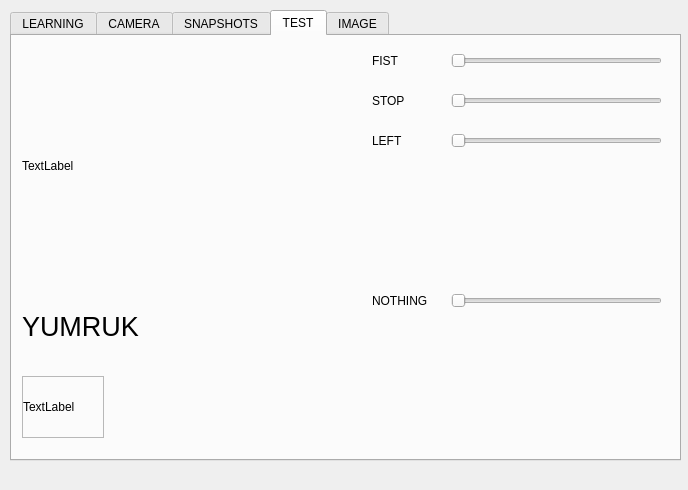
<?xml version="1.0" encoding="UTF-8"?>
<ui version="4.0">
 <class>MainWindow</class>
 <widget class="QMainWindow" name="MainWindow">
  <property name="geometry">
   <rect>
    <x>0</x>
    <y>0</y>
    <width>688</width>
    <height>490</height>
   </rect>
  </property>
  <property name="windowTitle">
   <string>MainWindow</string>
  </property>
  <widget class="QWidget" name="centralWidget">
   <widget class="QTabWidget" name="tabWidget">
    <property name="geometry">
     <rect>
      <x>10</x>
      <y>10</y>
      <width>671</width>
      <height>451</height>
     </rect>
    </property>
    <property name="currentIndex">
     <number>3</number>
    </property>
    <widget class="QWidget" name="tab">
     <attribute name="title">
      <string>LEARNING</string>
     </attribute>
     <widget class="QLabel" name="label_76800_1024_1024_6_train_status_2">
      <property name="geometry">
       <rect>
        <x>10</x>
        <y>290</y>
        <width>500</width>
        <height>20</height>
       </rect>
      </property>
      <property name="text">
       <string>-----------------</string>
      </property>
     </widget>
     <widget class="QPushButton" name="pushButton_76800_1024_1024_6_save_weights">
      <property name="geometry">
       <rect>
        <x>10</x>
        <y>190</y>
        <width>211</width>
        <height>30</height>
       </rect>
      </property>
      <property name="text">
       <string>Save Weights</string>
      </property>
     </widget>
     <widget class="QLabel" name="label_76800_1024_1024_6_save_weights">
      <property name="geometry">
       <rect>
        <x>230</x>
        <y>190</y>
        <width>200</width>
        <height>30</height>
       </rect>
      </property>
      <property name="text">
       <string>-----------------</string>
      </property>
     </widget>
     <widget class="QPushButton" name="pushButton_76800_1024_1024_6_train">
      <property name="geometry">
       <rect>
        <x>10</x>
        <y>100</y>
        <width>211</width>
        <height>30</height>
       </rect>
      </property>
      <property name="text">
       <string>Train</string>
      </property>
     </widget>
     <widget class="QLabel" name="label_76800_1024_1024_6_train_status">
      <property name="geometry">
       <rect>
        <x>10</x>
        <y>270</y>
        <width>500</width>
        <height>20</height>
       </rect>
      </property>
      <property name="text">
       <string>-----------------</string>
      </property>
     </widget>
     <widget class="QPushButton" name="pushButton_76800_1024_1024_6_load_saved_weights">
      <property name="geometry">
       <rect>
        <x>10</x>
        <y>70</y>
        <width>211</width>
        <height>30</height>
       </rect>
      </property>
      <property name="text">
       <string>Load Saved Weights</string>
      </property>
     </widget>
     <widget class="QLabel" name="label_76800_1024_1024_6_load_saved_weights">
      <property name="geometry">
       <rect>
        <x>230</x>
        <y>70</y>
        <width>200</width>
        <height>30</height>
       </rect>
      </property>
      <property name="text">
       <string>-----------------</string>
      </property>
     </widget>
     <widget class="QLabel" name="label_hand_two_2">
      <property name="geometry">
       <rect>
        <x>230</x>
        <y>230</y>
        <width>30</width>
        <height>30</height>
       </rect>
      </property>
      <property name="text">
       <string>X</string>
      </property>
      <property name="alignment">
       <set>Qt::AlignCenter</set>
      </property>
     </widget>
     <widget class="QLabel" name="label_76800_1024_1024_6_test">
      <property name="geometry">
       <rect>
        <x>230</x>
        <y>130</y>
        <width>200</width>
        <height>30</height>
       </rect>
      </property>
      <property name="text">
       <string>-----------------</string>
      </property>
     </widget>
     <widget class="QLabel" name="label_76800_1024_1024_6_random_initilize">
      <property name="geometry">
       <rect>
        <x>230</x>
        <y>40</y>
        <width>200</width>
        <height>30</height>
       </rect>
      </property>
      <property name="text">
       <string>-----------------</string>
      </property>
     </widget>
     <widget class="QLabel" name="label_76800_1024_1024_6_train">
      <property name="geometry">
       <rect>
        <x>230</x>
        <y>100</y>
        <width>200</width>
        <height>30</height>
       </rect>
      </property>
      <property name="text">
       <string>-----------------</string>
      </property>
     </widget>
     <widget class="QDoubleSpinBox" name="doubleSpinBox">
      <property name="geometry">
       <rect>
        <x>110</x>
        <y>230</y>
        <width>120</width>
        <height>30</height>
       </rect>
      </property>
      <property name="font">
       <font>
        <pointsize>16</pointsize>
       </font>
      </property>
      <property name="decimals">
       <number>6</number>
      </property>
      <property name="maximum">
       <double>10.000000000000000</double>
      </property>
      <property name="singleStep">
       <double>0.000001000000000</double>
      </property>
      <property name="value">
       <double>0.000001000000000</double>
      </property>
     </widget>
     <widget class="QDoubleSpinBox" name="doubleSpinBox_2">
      <property name="geometry">
       <rect>
        <x>260</x>
        <y>230</y>
        <width>120</width>
        <height>30</height>
       </rect>
      </property>
      <property name="font">
       <font>
        <pointsize>16</pointsize>
       </font>
      </property>
      <property name="decimals">
       <number>6</number>
      </property>
      <property name="maximum">
       <double>10.000000000000000</double>
      </property>
      <property name="singleStep">
       <double>0.000001000000000</double>
      </property>
      <property name="value">
       <double>1.000000000000000</double>
      </property>
     </widget>
     <widget class="QLabel" name="label_76800_1024_1024_6_test_2">
      <property name="geometry">
       <rect>
        <x>10</x>
        <y>230</y>
        <width>100</width>
        <height>30</height>
       </rect>
      </property>
      <property name="text">
       <string>Learning Rate</string>
      </property>
     </widget>
     <widget class="QPushButton" name="pushButton_76800_1024_1024_6_test">
      <property name="geometry">
       <rect>
        <x>10</x>
        <y>130</y>
        <width>211</width>
        <height>30</height>
       </rect>
      </property>
      <property name="text">
       <string>Test</string>
      </property>
     </widget>
     <widget class="QPushButton" name="pushButton_76800_1024_1024_6_random_initilize">
      <property name="geometry">
       <rect>
        <x>10</x>
        <y>40</y>
        <width>211</width>
        <height>30</height>
       </rect>
      </property>
      <property name="text">
       <string>Random Initilize</string>
      </property>
     </widget>
     <widget class="QPushButton" name="pushButton_76800_1024_1024_6_stop_train">
      <property name="geometry">
       <rect>
        <x>560</x>
        <y>80</y>
        <width>100</width>
        <height>30</height>
       </rect>
      </property>
      <property name="text">
       <string>Stop Train</string>
      </property>
     </widget>
     <widget class="QLabel" name="label_76800_1024_1024_6_train_status_3">
      <property name="geometry">
       <rect>
        <x>10</x>
        <y>310</y>
        <width>500</width>
        <height>20</height>
       </rect>
      </property>
      <property name="text">
       <string>-----------------</string>
      </property>
     </widget>
     <widget class="QFrame" name="frame">
      <property name="geometry">
       <rect>
        <x>580</x>
        <y>10</y>
        <width>82</width>
        <height>62</height>
       </rect>
      </property>
      <property name="frameShape">
       <enum>QFrame::StyledPanel</enum>
      </property>
      <property name="frameShadow">
       <enum>QFrame::Raised</enum>
      </property>
      <widget class="QLabel" name="label_video_small_monochrome_4">
       <property name="geometry">
        <rect>
         <x>1</x>
         <y>1</y>
         <width>80</width>
         <height>60</height>
        </rect>
       </property>
       <property name="text">
        <string>TextLabel</string>
       </property>
      </widget>
     </widget>
     <widget class="QLabel" name="label_76800_1024_1024_6_prepare_io">
      <property name="geometry">
       <rect>
        <x>230</x>
        <y>10</y>
        <width>200</width>
        <height>30</height>
       </rect>
      </property>
      <property name="text">
       <string>-----------------</string>
      </property>
     </widget>
     <widget class="QPushButton" name="pushButton_76800_1024_1024_6_prepare_io">
      <property name="geometry">
       <rect>
        <x>10</x>
        <y>10</y>
        <width>211</width>
        <height>30</height>
       </rect>
      </property>
      <property name="text">
       <string>Prepare IO Pairs</string>
      </property>
     </widget>
     <widget class="QPushButton" name="pushButton_select_tester">
      <property name="geometry">
       <rect>
        <x>560</x>
        <y>120</y>
        <width>100</width>
        <height>30</height>
       </rect>
      </property>
      <property name="text">
       <string>Select Tester</string>
      </property>
     </widget>
     <widget class="QLabel" name="label_76800_1024_1024_6_train_status_4">
      <property name="geometry">
       <rect>
        <x>10</x>
        <y>330</y>
        <width>500</width>
        <height>20</height>
       </rect>
      </property>
      <property name="text">
       <string>-----------------</string>
      </property>
     </widget>
    </widget>
    <widget class="QWidget" name="tab_2">
     <attribute name="title">
      <string>CAMERA</string>
     </attribute>
     <widget class="QLabel" name="label_video">
      <property name="geometry">
       <rect>
        <x>10</x>
        <y>10</y>
        <width>320</width>
        <height>240</height>
       </rect>
      </property>
      <property name="text">
       <string>TextLabel</string>
      </property>
     </widget>
     <widget class="QLabel" name="label_video_greyscale">
      <property name="geometry">
       <rect>
        <x>340</x>
        <y>10</y>
        <width>320</width>
        <height>240</height>
       </rect>
      </property>
      <property name="text">
       <string>TextLabel</string>
      </property>
     </widget>
     <widget class="QPushButton" name="pushButton_shot">
      <property name="geometry">
       <rect>
        <x>30</x>
        <y>300</y>
        <width>91</width>
        <height>31</height>
       </rect>
      </property>
      <property name="text">
       <string>SHOT</string>
      </property>
     </widget>
     <widget class="QPushButton" name="pushButton_start_stream">
      <property name="geometry">
       <rect>
        <x>20</x>
        <y>260</y>
        <width>121</width>
        <height>31</height>
       </rect>
      </property>
      <property name="text">
       <string>START STREAM</string>
      </property>
     </widget>
     <widget class="QGroupBox" name="groupBox">
      <property name="geometry">
       <rect>
        <x>400</x>
        <y>260</y>
        <width>251</width>
        <height>150</height>
       </rect>
      </property>
      <property name="title">
       <string>FILTER</string>
      </property>
      <widget class="QSpinBox" name="spinBox_blue_max">
       <property name="geometry">
        <rect>
         <x>170</x>
         <y>110</y>
         <width>71</width>
         <height>31</height>
        </rect>
       </property>
       <property name="maximum">
        <number>255</number>
       </property>
      </widget>
      <widget class="QSpinBox" name="spinBox_green_max">
       <property name="geometry">
        <rect>
         <x>170</x>
         <y>70</y>
         <width>71</width>
         <height>31</height>
        </rect>
       </property>
       <property name="maximum">
        <number>255</number>
       </property>
      </widget>
      <widget class="QSpinBox" name="spinBox_blue_min">
       <property name="geometry">
        <rect>
         <x>80</x>
         <y>110</y>
         <width>71</width>
         <height>31</height>
        </rect>
       </property>
       <property name="maximum">
        <number>255</number>
       </property>
      </widget>
      <widget class="QLabel" name="label_4">
       <property name="geometry">
        <rect>
         <x>10</x>
         <y>110</y>
         <width>67</width>
         <height>31</height>
        </rect>
       </property>
       <property name="text">
        <string>BLUE</string>
       </property>
      </widget>
      <widget class="QLabel" name="label_3">
       <property name="geometry">
        <rect>
         <x>10</x>
         <y>70</y>
         <width>67</width>
         <height>31</height>
        </rect>
       </property>
       <property name="text">
        <string>GREEN</string>
       </property>
      </widget>
      <widget class="QSpinBox" name="spinBox_green_min">
       <property name="geometry">
        <rect>
         <x>80</x>
         <y>70</y>
         <width>71</width>
         <height>31</height>
        </rect>
       </property>
       <property name="maximum">
        <number>255</number>
       </property>
      </widget>
      <widget class="QSpinBox" name="spinBox_red_min">
       <property name="geometry">
        <rect>
         <x>80</x>
         <y>30</y>
         <width>71</width>
         <height>31</height>
        </rect>
       </property>
       <property name="maximum">
        <number>255</number>
       </property>
      </widget>
      <widget class="QLabel" name="label_2">
       <property name="geometry">
        <rect>
         <x>10</x>
         <y>30</y>
         <width>67</width>
         <height>31</height>
        </rect>
       </property>
       <property name="text">
        <string>RED</string>
       </property>
      </widget>
      <widget class="QSpinBox" name="spinBox_red_max">
       <property name="geometry">
        <rect>
         <x>170</x>
         <y>30</y>
         <width>71</width>
         <height>31</height>
        </rect>
       </property>
       <property name="maximum">
        <number>255</number>
       </property>
      </widget>
     </widget>
     <widget class="QFrame" name="frame_2">
      <property name="geometry">
       <rect>
        <x>300</x>
        <y>260</y>
        <width>82</width>
        <height>62</height>
       </rect>
      </property>
      <property name="frameShape">
       <enum>QFrame::StyledPanel</enum>
      </property>
      <property name="frameShadow">
       <enum>QFrame::Raised</enum>
      </property>
      <widget class="QLabel" name="label_video_small_monochrome">
       <property name="geometry">
        <rect>
         <x>1</x>
         <y>1</y>
         <width>80</width>
         <height>60</height>
        </rect>
       </property>
       <property name="text">
        <string>TextLabel</string>
       </property>
      </widget>
     </widget>
    </widget>
    <widget class="QWidget" name="tab_3">
     <attribute name="title">
      <string>SNAPSHOTS</string>
     </attribute>
     <widget class="QFrame" name="frame_3">
      <property name="geometry">
       <rect>
        <x>570</x>
        <y>10</y>
        <width>82</width>
        <height>62</height>
       </rect>
      </property>
      <property name="frameShape">
       <enum>QFrame::StyledPanel</enum>
      </property>
      <property name="frameShadow">
       <enum>QFrame::Raised</enum>
      </property>
      <widget class="QLabel" name="label_video_small_monochrome_2">
       <property name="geometry">
        <rect>
         <x>1</x>
         <y>1</y>
         <width>80</width>
         <height>60</height>
        </rect>
       </property>
       <property name="text">
        <string>TextLabel</string>
       </property>
      </widget>
     </widget>
     <widget class="QGroupBox" name="groupBox_3">
      <property name="geometry">
       <rect>
        <x>10</x>
        <y>10</y>
        <width>165</width>
        <height>311</height>
       </rect>
      </property>
      <property name="title">
       <string>Automatic</string>
      </property>
      <widget class="QSpinBox" name="spinBox_snapshot_fist_last">
       <property name="geometry">
        <rect>
         <x>70</x>
         <y>70</y>
         <width>60</width>
         <height>30</height>
        </rect>
       </property>
       <property name="font">
        <font>
         <pointsize>14</pointsize>
        </font>
       </property>
       <property name="minimum">
        <number>1</number>
       </property>
       <property name="maximum">
        <number>1000</number>
       </property>
      </widget>
      <widget class="QPushButton" name="pushButton_snapshot_stop_automatic">
       <property name="geometry">
        <rect>
         <x>10</x>
         <y>110</y>
         <width>60</width>
         <height>31</height>
        </rect>
       </property>
       <property name="text">
        <string>STOP</string>
       </property>
      </widget>
      <widget class="QPushButton" name="pushButton_snapshot_left_automatic">
       <property name="geometry">
        <rect>
         <x>10</x>
         <y>150</y>
         <width>60</width>
         <height>31</height>
        </rect>
       </property>
       <property name="text">
        <string>LEFT</string>
       </property>
      </widget>
      <widget class="QPushButton" name="pushButton_snapshot_fist_automatic">
       <property name="geometry">
        <rect>
         <x>10</x>
         <y>70</y>
         <width>60</width>
         <height>31</height>
        </rect>
       </property>
       <property name="text">
        <string>FIST</string>
       </property>
      </widget>
      <widget class="QSpinBox" name="spinBox_snapshot_stop_last">
       <property name="geometry">
        <rect>
         <x>70</x>
         <y>110</y>
         <width>60</width>
         <height>30</height>
        </rect>
       </property>
       <property name="font">
        <font>
         <pointsize>14</pointsize>
        </font>
       </property>
       <property name="minimum">
        <number>1</number>
       </property>
       <property name="maximum">
        <number>1000</number>
       </property>
      </widget>
      <widget class="QSpinBox" name="spinBox_snapshot_left_last">
       <property name="geometry">
        <rect>
         <x>70</x>
         <y>150</y>
         <width>60</width>
         <height>30</height>
        </rect>
       </property>
       <property name="font">
        <font>
         <pointsize>14</pointsize>
        </font>
       </property>
       <property name="minimum">
        <number>1</number>
       </property>
       <property name="maximum">
        <number>1000</number>
       </property>
      </widget>
      <widget class="QLabel" name="label_snap_auto_fist">
       <property name="geometry">
        <rect>
         <x>130</x>
         <y>70</y>
         <width>30</width>
         <height>30</height>
        </rect>
       </property>
       <property name="text">
        <string>------</string>
       </property>
      </widget>
      <widget class="QLabel" name="label_snap_auto_stop">
       <property name="geometry">
        <rect>
         <x>130</x>
         <y>110</y>
         <width>30</width>
         <height>30</height>
        </rect>
       </property>
       <property name="text">
        <string>------</string>
       </property>
      </widget>
      <widget class="QLabel" name="label_snap_auto_left">
       <property name="geometry">
        <rect>
         <x>130</x>
         <y>150</y>
         <width>30</width>
         <height>30</height>
        </rect>
       </property>
       <property name="text">
        <string>------</string>
       </property>
      </widget>
     </widget>
     <widget class="QFrame" name="frame_7">
      <property name="geometry">
       <rect>
        <x>330</x>
        <y>80</y>
        <width>322</width>
        <height>242</height>
       </rect>
      </property>
      <property name="frameShape">
       <enum>QFrame::StyledPanel</enum>
      </property>
      <property name="frameShadow">
       <enum>QFrame::Raised</enum>
      </property>
      <widget class="QLabel" name="label_video_greyscale_2">
       <property name="geometry">
        <rect>
         <x>1</x>
         <y>1</y>
         <width>320</width>
         <height>240</height>
        </rect>
       </property>
       <property name="text">
        <string>TextLabel</string>
       </property>
      </widget>
     </widget>
    </widget>
    <widget class="QWidget" name="tab_4">
     <attribute name="title">
      <string>TEST</string>
     </attribute>
     <widget class="QLabel" name="label_video_original_2">
      <property name="geometry">
       <rect>
        <x>10</x>
        <y>10</y>
        <width>320</width>
        <height>240</height>
       </rect>
      </property>
      <property name="text">
       <string>TextLabel</string>
      </property>
     </widget>
     <widget class="QLabel" name="label_result">
      <property name="geometry">
       <rect>
        <x>10</x>
        <y>260</y>
        <width>301</width>
        <height>61</height>
       </rect>
      </property>
      <property name="font">
       <font>
        <pointsize>20</pointsize>
       </font>
      </property>
      <property name="text">
       <string>YUMRUK</string>
      </property>
     </widget>
     <widget class="QLabel" name="label_5">
      <property name="geometry">
       <rect>
        <x>360</x>
        <y>10</y>
        <width>67</width>
        <height>30</height>
       </rect>
      </property>
      <property name="text">
       <string>FIST</string>
      </property>
     </widget>
     <widget class="QSlider" name="horizontalSlider_fist">
      <property name="geometry">
       <rect>
        <x>439</x>
        <y>10</y>
        <width>211</width>
        <height>30</height>
       </rect>
      </property>
      <property name="orientation">
       <enum>Qt::Horizontal</enum>
      </property>
     </widget>
     <widget class="QSlider" name="horizontalSlider_stop">
      <property name="geometry">
       <rect>
        <x>439</x>
        <y>50</y>
        <width>211</width>
        <height>30</height>
       </rect>
      </property>
      <property name="orientation">
       <enum>Qt::Horizontal</enum>
      </property>
     </widget>
     <widget class="QLabel" name="label_6">
      <property name="geometry">
       <rect>
        <x>360</x>
        <y>50</y>
        <width>67</width>
        <height>30</height>
       </rect>
      </property>
      <property name="text">
       <string>STOP</string>
      </property>
     </widget>
     <widget class="QSlider" name="horizontalSlider_left">
      <property name="geometry">
       <rect>
        <x>439</x>
        <y>90</y>
        <width>211</width>
        <height>30</height>
       </rect>
      </property>
      <property name="orientation">
       <enum>Qt::Horizontal</enum>
      </property>
     </widget>
     <widget class="QLabel" name="label_8">
      <property name="geometry">
       <rect>
        <x>360</x>
        <y>90</y>
        <width>67</width>
        <height>30</height>
       </rect>
      </property>
      <property name="text">
       <string>LEFT</string>
      </property>
     </widget>
     <widget class="QFrame" name="frame_6">
      <property name="geometry">
       <rect>
        <x>10</x>
        <y>340</y>
        <width>82</width>
        <height>62</height>
       </rect>
      </property>
      <property name="frameShape">
       <enum>QFrame::StyledPanel</enum>
      </property>
      <property name="frameShadow">
       <enum>QFrame::Raised</enum>
      </property>
      <widget class="QLabel" name="label_video_small_monochrome_3">
       <property name="geometry">
        <rect>
         <x>1</x>
         <y>1</y>
         <width>80</width>
         <height>60</height>
        </rect>
       </property>
       <property name="text">
        <string>TextLabel</string>
       </property>
      </widget>
     </widget>
     <widget class="QSlider" name="horizontalSlider_nothing">
      <property name="geometry">
       <rect>
        <x>439</x>
        <y>250</y>
        <width>211</width>
        <height>30</height>
       </rect>
      </property>
      <property name="orientation">
       <enum>Qt::Horizontal</enum>
      </property>
     </widget>
     <widget class="QLabel" name="label_11">
      <property name="geometry">
       <rect>
        <x>360</x>
        <y>250</y>
        <width>67</width>
        <height>30</height>
       </rect>
      </property>
      <property name="text">
       <string>NOTHING</string>
      </property>
     </widget>
    </widget>
    <widget class="QWidget" name="tab_5">
     <attribute name="title">
      <string>IMAGE</string>
     </attribute>
     <widget class="QFrame" name="frame_4">
      <property name="geometry">
       <rect>
        <x>10</x>
        <y>10</y>
        <width>42</width>
        <height>32</height>
       </rect>
      </property>
      <property name="frameShape">
       <enum>QFrame::StyledPanel</enum>
      </property>
      <property name="frameShadow">
       <enum>QFrame::Raised</enum>
      </property>
      <widget class="QLabel" name="label_small_image">
       <property name="geometry">
        <rect>
         <x>1</x>
         <y>1</y>
         <width>40</width>
         <height>30</height>
        </rect>
       </property>
       <property name="text">
        <string>TextLabel</string>
       </property>
      </widget>
     </widget>
     <widget class="QFrame" name="frame_5">
      <property name="geometry">
       <rect>
        <x>70</x>
        <y>10</y>
        <width>42</width>
        <height>32</height>
       </rect>
      </property>
      <property name="frameShape">
       <enum>QFrame::StyledPanel</enum>
      </property>
      <property name="frameShadow">
       <enum>QFrame::Raised</enum>
      </property>
      <widget class="QLabel" name="label_small_image_manipulated">
       <property name="geometry">
        <rect>
         <x>1</x>
         <y>1</y>
         <width>40</width>
         <height>30</height>
        </rect>
       </property>
       <property name="text">
        <string>TextLabel</string>
       </property>
      </widget>
     </widget>
    </widget>
   </widget>
  </widget>
  <widget class="QMenuBar" name="menuBar">
   <property name="geometry">
    <rect>
     <x>0</x>
     <y>0</y>
     <width>688</width>
     <height>25</height>
    </rect>
   </property>
  </widget>
 </widget>
 <layoutdefault spacing="6" margin="11"/>
 <resources/>
 <connections/>
</ui>
